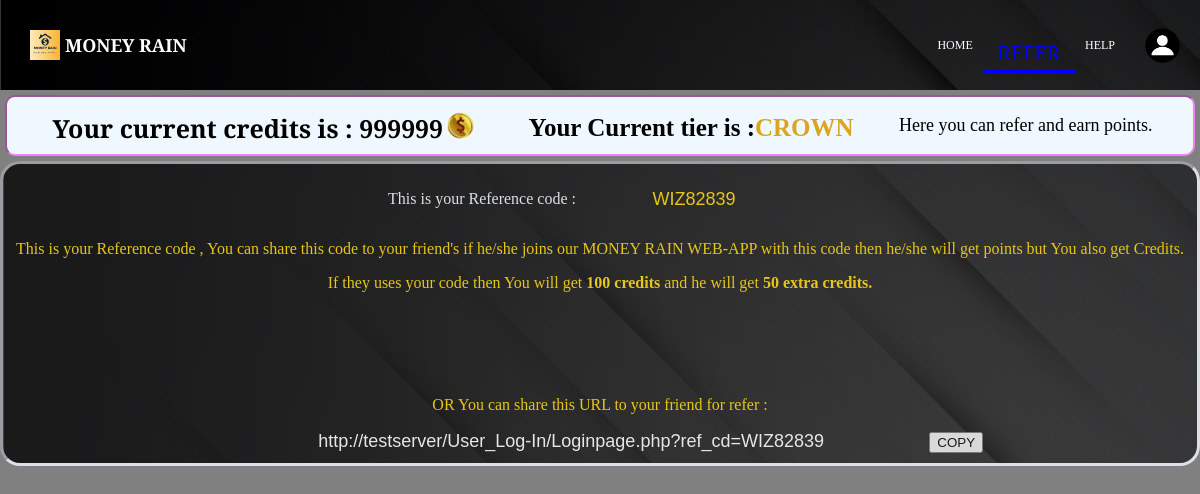
/Dashboard/refer.php (signed in), run on the app's committed database.
### tables this page shows
CREATE TABLE `user` (
  `id` int(11) NOT NULL,
  `unm` varchar(30) NOT NULL,
  `fname` varchar(50) NOT NULL,
  `mono` int(11) NOT NULL,
  `email` varchar(30) NOT NULL,
  `pass` varchar(40) NOT NULL,
  `points` int(11) NOT NULL DEFAULT 0,
  `tier` varchar(10) NOT NULL DEFAULT 'NO TIER',
  `ref_cd` varchar(10) NOT NULL,
  `p_ref_cd` varchar(10) DEFAULT NULL
);

### Dashboard/refer.php (the view, shortened to what this page needs)
<?php
    require "interface.php";
?>
<!DOCTYPE html>
<html lang="en">
<head>
    <link rel="stylesheet" href="style/refer.css" type="text/css">
</head>
<body>
    <div class="credits">
        <h1 class='font'>Your current credits is : <?php echo $details['points']?> <img src="img/coin.jpg"></h1>
        <h1>Your Current tier is : <span><?php echo $details['tier']?><span></h1>
        <p> Here you can refer and earn points.</p>
    </div>
    <div class="box" style="background-image:url(img/bg.jpg)">
        <div class="refcd">
            <p>This is your Reference code :</p>
            <input type="text" value="<?php echo $details['ref_cd']; ?>" DISABLED>
        </div>
        <div class="text">
            <p>This is your Reference code , You can share this code to your friend's if he/she
                joins our MONEY RAIN WEB-APP with this code then he/she will get points but You also get Credits.</p>
            <p>If they uses your code then You will get <strong>100 credits</strong> and he will get <strong>50 extra credits.</strong></p>
        </div>
        <br>
        <br>
        <br>
        <br>
        <div class="text">
            <p>OR You can share this URL to your friend for refer :</p>
			<input type="text" id="URL" style="width:60%;color:white;"  DISABLED>
            <div class='copyTip'>
				<button name='copy' id='copy'>
					<span class="span_copy">Click to COPY</span>COPY
                </button>
			</div>
        </div>
    </div>
</body>
</html>

### Dashboard/style/interface.css (style rules this page uses)
body { background-color: gray; box-sizing: border-box; margin: 0; }
.font { font-family: 'Libre Baskerville', serif , arial; }

### Dashboard/style/refer.css (style rules this page uses)
.credits { height: auto; width: auto; display: flex; flex-wrap: wrap; align-content: center; justify-content: space-evenly; border: 2px inset violet; background-color: aliceblue; border-radius: 10px; margin: 5px; }
.credits h1 { display: inline-flex; flex-wrap: wrap; align-content: center; margin: 5px; padding-top: 5px; font-size: 25px; }
.credits h1 span { color: goldenrod; }
.credits p { font-size: large; }
.credits h1 img { height: 35px; width: 35px; transform: translateY(-3px); }
.box { height: auto; display: block; text-align: center; border:3px inset aliceblue; border-radius: 20px; color: aliceblue; margin: auto; padding: 10px; filter: opacity(80%); }
.box .refcd { display: flex; justify-content: center; flex-wrap: wrap; }
.box input { background-color: transparent !important; color: gold; border: 0; text-align: center; font-size: large; }
.box .text { color: gold; text-align: center; text-overflow: ellipsis; }
.copyTip { position: relative; display: inline-block; }

### data on the page
user: points "999999", tier "CROWN", ref_cd "WIZ82839"
